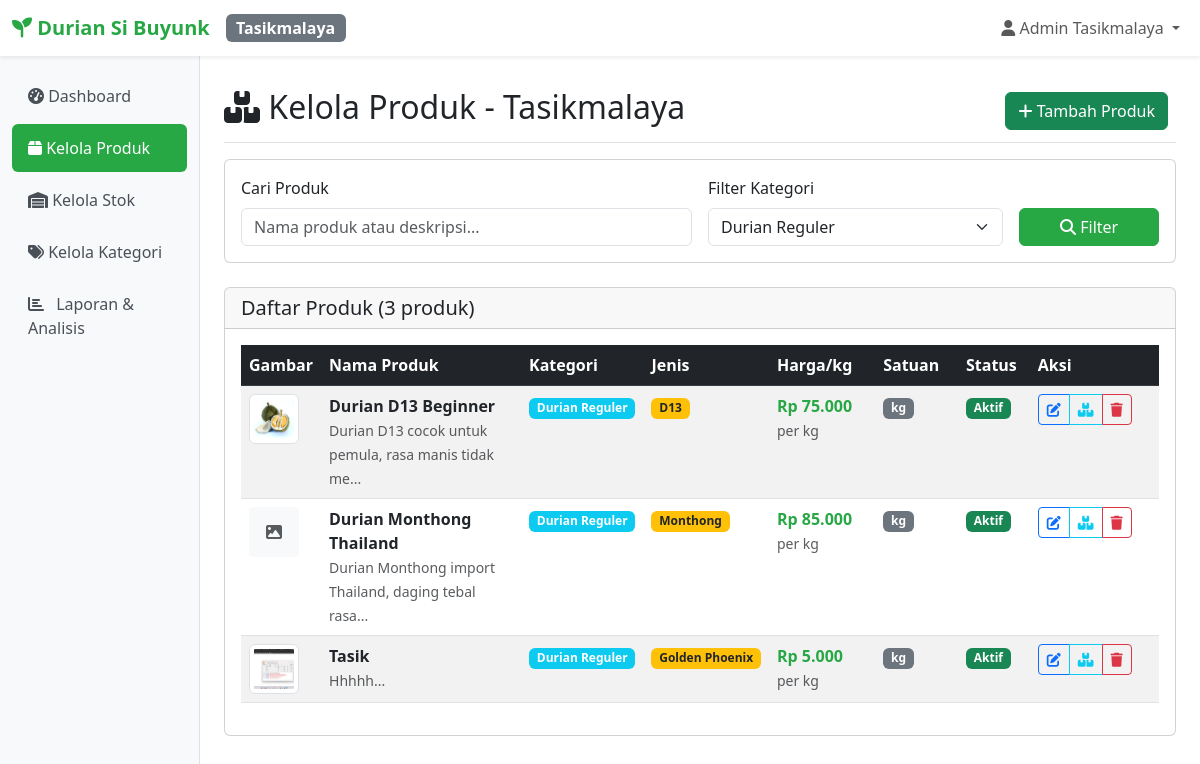
Screenshot of /cabang/tasik/produk/index.php?kategori=2 (signed in) with the database file from the repository.
### tables this page shows
CREATE TABLE `users` (
  `id` int NOT NULL,
  `username` varchar(50) NOT NULL,
  `password` varchar(255) NOT NULL,
  `nama_lengkap` varchar(100) NOT NULL,
  `cabang_id` int NOT NULL,
  `role` enum('admin') DEFAULT 'admin',
  `created_at` timestamp NOT NULL DEFAULT CURRENT_TIMESTAMP,
  `updated_at` timestamp NOT NULL DEFAULT CURRENT_TIMESTAMP ON UPDATE CURRENT_TIMESTAMP
);

CREATE TABLE `cabang` (
  `id` int NOT NULL,
  `nama_cabang` varchar(50) NOT NULL,
  `kode_cabang` varchar(10) NOT NULL,
  `alamat` text,
  `telepon` varchar(20) DEFAULT NULL,
  `created_at` timestamp NOT NULL DEFAULT CURRENT_TIMESTAMP
);

CREATE TABLE `produk` (
  `id` int NOT NULL,
  `nama_produk` varchar(200) NOT NULL,
  `kategori_id` int DEFAULT NULL,
  `jenis_durian_id` int DEFAULT NULL,
  `harga` decimal(12,2) NOT NULL,
  `harga_per_kg` decimal(12,2) DEFAULT '0.00' COMMENT 'Harga per kilogram',
  `stok_tasik` int DEFAULT '0',
  `stok_garut` int DEFAULT '0',
  `total_kg_tasik` decimal(10,3) DEFAULT '0.000' COMMENT 'Total berat stok Tasik dalam kg',
  `total_kg_garut` decimal(10,3) DEFAULT '0.000' COMMENT 'Total berat stok Garut dalam kg',
  `total_pcs_tasik` int DEFAULT '0' COMMENT 'Total pieces Tasik',
  `total_pcs_garut` int DEFAULT '0' COMMENT 'Total pieces Garut',
  `satuan` varchar(20) DEFAULT 'pcs',
  `deskripsi` text,
  `gambar` varchar(255) DEFAULT NULL,
  `status` enum('aktif','nonaktif') DEFAULT 'aktif',
  `created_at` timestamp NOT NULL DEFAULT CURRENT_TIMESTAMP,
  `updated_at` timestamp NOT NULL DEFAULT CURRENT_TIMESTAMP ON UPDATE CURRENT_TIMESTAMP
);

CREATE TABLE `kategori` (
  `id` int NOT NULL,
  `nama_kategori` varchar(100) NOT NULL,
  `deskripsi` text,
  `created_at` timestamp NOT NULL DEFAULT CURRENT_TIMESTAMP
);

CREATE TABLE `jenis_durian` (
  `id` int NOT NULL,
  `nama_jenis` varchar(100) NOT NULL,
  `deskripsi` text,
  `created_at` timestamp NOT NULL DEFAULT CURRENT_TIMESTAMP
);

### includes/auth.php (called while the page is built, shortened)
<?php
require_once __DIR__ . '/../config/config.php';
function getCurrentUser() {
    try {
        $pdo = getConnection();
        $stmt = $pdo->prepare("SELECT u.*, c.nama_cabang, c.kode_cabang
                              FROM users u
                              JOIN cabang c ON u.cabang_id = c.id
                              WHERE u.id = ?");
        $stmt->execute([$_SESSION['user_id']]);
        return $stmt->fetch();
    } catch (Exception $e) {
        return null;
    }
}
?>

### includes/functions.php (called while the page is built, shortened)
<?php
require_once __DIR__ . '/../config/config.php';
function getCategories() {
    try {
        $pdo = getConnection();
        $stmt = $pdo->query("SELECT * FROM kategori ORDER BY nama_kategori");
        return $stmt->fetchAll();
    } catch (Exception $e) {
        return [];
    }
}
function getProducts($cabang_id = null, $kategori_id = null, $search = null) {
    try {
        $pdo = getConnection();
        $sql = "SELECT p.*, k.nama_kategori, jd.nama_jenis,
                CASE
                    WHEN ? = 1 THEN p.stok_tasik
                    WHEN ? = 2 THEN p.stok_garut
                    ELSE (p.stok_tasik + p.stok_garut)
                END as stok
                FROM produk p
                LEFT JOIN kategori k ON p.kategori_id = k.id
                LEFT JOIN jenis_durian jd ON p.jenis_durian_id = jd.id
                WHERE p.status = 'aktif'";
        $params = [$cabang_id, $cabang_id];
        if ($kategori_id) {
            $sql .= " AND p.kategori_id = ?";
            $params[] = $kategori_id;
        }
        $sql .= " ORDER BY p.nama_produk";
        $stmt = $pdo->prepare($sql);
        $stmt->execute($params);
        return $stmt->fetchAll();
    } catch (Exception $e) {
        return [];
    }
}
function getImagePath($imageName, $branch = null) {
    if (!$imageName) return null;
    if (strpos($imageName, '/') !== false) {
        $path = "public/assets/images/products/" . $imageName;
    }
    return $path;
}
?>

### config/config.php (called while the page is built, shortened)
<?php
function formatRupiah($amount) {
    return 'Rp ' . number_format($amount, 0, ',', '.');
}
?>

### cabang/tasik/produk/index.php (the view, shortened to what this page needs)
<?php
require_once __DIR__ . '/../../../includes/auth.php';
require_once __DIR__ . '/../../../includes/functions.php';
$kategori_id = isset($_GET['kategori']) ? (int)$_GET['kategori'] : null;
$search = isset($_GET['search']) ? sanitize($_GET['search']) : null;
$categories = getCategories();
$products = getProducts(CABANG_TASIK, $kategori_id, $search);
include __DIR__ . '/../../../includes/header.php';
?>
<div class="d-flex justify-content-between flex-wrap flex-md-nowrap align-items-center pt-3 pb-2 mb-3 border-bottom">
    <h1 class="h2"><i class="fas fa-boxes"></i> Kelola Produk - Tasikmalaya</h1>
    <div class="btn-toolbar mb-2 mb-md-0">
        <div class="btn-group me-2">
            <a href="tambah.php" class="btn btn-success">
                <i class="fas fa-plus"></i> Tambah Produk
            </a>
        </div>
    </div>
</div>
<div class="card mb-4">
    <div class="card-body">
        <form method="GET" class="row g-3">
            <div class="col-md-6">
                <label for="search" class="form-label">Cari Produk</label>
                <input type="text" class="form-control" id="search" name="search"
                    placeholder="Nama produk atau deskripsi..."
                    value="<?= htmlspecialchars($search ?? '') ?>">
            </div>
            <div class="col-md-4">
                <label for="kategori" class="form-label">Filter Kategori</label>
                <select class="form-select" id="kategori" name="kategori">
                    <?php foreach ($categories as $category): ?>
                        <option value="<?= $category['id'] ?>" <?= $kategori_id == $category['id'] ? 'selected' : '' ?>>
                            <?= htmlspecialchars($category['nama_kategori']) ?>
                        </option>
                    <?php endforeach; ?>
                </select>
            </div>
            <div class="col-md-2">
                <label class="form-label">&nbsp;</label>
                <div class="d-grid">
                    <button type="submit" class="btn btn-primary">
                        <i class="fas fa-search"></i> Filter
                    </button>
                </div>
            </div>
        </form>
    </div>
</div>
<div class="card">
    <div class="card-header">
        <h5 class="mb-0">Daftar Produk (<?= count($products) ?> produk)</h5>
    </div>
    <div class="card-body">
        <?php if (empty($products)): ?>
            <div class="text-center py-5">
                <i class="fas fa-box-open" style="font-size: 4rem; color: #6c757d;"></i>
                <h4 class="mt-3 text-muted">Tidak ada produk ditemukan</h4>
                <p class="text-muted">Belum ada produk atau coba ubah filter pencarian</p>
                <a href="tambah.php" class="btn btn-success">
                    <i class="fas fa-plus"></i> Tambah Produk Pertama
                </a>
            </div>
        <?php else: ?>
            <div class="d-none d-md-block">
                <div class="table-responsive">
                    <table class="table table-striped table-hover">
                        <thead class="table-dark">
                            <tr>
                                <th style="width: 60px;">Gambar</th>
                                <th style="min-width: 200px;">Nama Produk</th>
                                <th style="width: 120px;">Kategori</th>
                                <th style="width: 120px;">Jenis</th>
                                <th style="width: 130px;">Harga/kg</th>
                                <th style="width: 100px;">Satuan</th>
                                <th style="width: 80px;">Status</th>
                                <th style="width: 160px;">Aksi</th>
                            </tr>
                        </thead>
                        <tbody>
                            <?php foreach ($products as $product): ?>
                                <tr>
                                    <td>
                                        <?php
                                        $imagePath = getImagePath($product['gambar']);
                                        if ($imagePath && file_exists("../../../" . $imagePath)): ?>
                                            <img src="../../../<?= $imagePath ?>?v=<?= time() ?>"
                                                class="img-thumbnail" style="width: 50px; height: 50px; object-fit: cover;">
                                        <?php else: ?>
                                            <div class="bg-light d-flex align-items-center justify-content-center"
                                                style="width: 50px; height: 50px; border-radius: 4px;">
                                                <i class="fas fa-image text-muted"></i>
                                            </div>
                                        <?php endif; ?>
                                    </td>
                                    <td>
                                        <strong><?= htmlspecialchars($product['nama_produk']) ?></strong>
                                        <?php if ($product['deskripsi']): ?>
                                            <br><small class="text-muted"><?= htmlspecialchars(substr($product['deskripsi'], 0, 50)) ?>...</small>
                                        <?php endif; ?>
                                    </td>
                                    <td>
                                        <?php if ($product['nama_kategori']): ?>
                                            <span class="badge bg-info"><?= htmlspecialchars($product['nama_kategori']) ?></span>
                                        <?php else: ?>
                                            <span class="text-muted">-</span>
                                        <?php endif; ?>
                                    </td>
                                    <td>
                                        <?php if ($product['nama_jenis']): ?>
                                            <span class="badge bg-warning text-dark"><?= htmlspecialchars($product['nama_jenis']) ?></span>
                                        <?php else: ?>
                                            <span class="text-muted">-</span>
                                        <?php endif; ?>
                                    </td>
                                    <td>
                                        <?php if ($product['harga_per_kg']): ?>
                                            <span class="text-primary fw-bold"><?= formatRupiah($product['harga_per_kg']) ?></span>
                                            <br><small class="text-muted">per kg</small>
                                        <?php else: ?>
                                            <span class="text-muted">-</span>
                                        <?php endif; ?>
                                    </td>
                                    <td>
                                        <span class="badge bg-secondary"><?= htmlspecialchars($product['satuan'] ?: 'kg') ?></span>
                                    </td>
                                    <td>
                                        <span class="badge bg-success">Aktif</span>
                                    </td>
                                    <td>
                                        <div class="btn-group btn-group-sm">
                                            <a href="edit.php?id=<?= $product['id'] ?>" class="btn btn-outline-primary" title="Edit">
                                                <i class="fas fa-edit"></i>
                                            </a>
                                            <a href="../manajemen-stok/index.php" class="btn btn-outline-info" title="Kelola Stok">
                                                <i class="fas fa-boxes"></i>
                                            </a>
                                            <a href="hapus.php?id=<?= $product['id'] ?>" class="btn btn-outline-danger"
                                                onclick="return confirm('Yakin ingin menghapus produk ini?')" title="Hapus">
                                                <i class="fas fa-trash"></i>
                                            </a>
                                        </div>
                                    </td>
                                </tr>
                            <?php endforeach; ?>
                        </tbody>
                    </table>
                </div>
            <?php endif; ?>
    </div>
</div>
</main>
</div>
</div>
</body>
</html>

### includes/header.php (shortened to what this page needs)
<?php
require_once __DIR__ . '/../config/config.php';
require_once __DIR__ . '/auth.php';
$currentUser = getCurrentUser();
$branchName = $currentUser ? $currentUser['nama_cabang'] : '';
?>
<!DOCTYPE html>
<html lang="id">
<head>
    <link href="https://cdn.jsdelivr.net/npm/bootstrap@5.3.0/dist/css/bootstrap.min.css" rel="stylesheet">
    <link href="https://cdnjs.cloudflare.com/ajax/libs/font-awesome/6.4.0/css/all.min.css" rel="stylesheet">
</head>
<body>
    <nav class="navbar navbar-expand-lg navbar-light bg-white shadow-sm">
        <div class="container-fluid">
            <a class="navbar-brand" href="dashboard.php">
                <i class="fas fa-seedling"></i> <?= APP_NAME ?>
            </a>
            <span class="badge bg-secondary fs-6"><?= $branchName ?></span>
            <div class="navbar-nav ms-auto">
                <div class="nav-item dropdown">
                    <a class="nav-link dropdown-toggle" href="#" id="navbarDropdown" role="button" data-bs-toggle="dropdown">
                        <i class="fas fa-user"></i> <?= $currentUser['nama_lengkap'] ?? 'User' ?>
                    </a>
                </div>
            </div>
        </div>
    </nav>
    <div class="container-fluid">
        <div class="row">
            <nav class="col-md-3 col-lg-2 d-md-block sidebar">
                <div class="position-sticky pt-3">
                    <ul class="nav flex-column">
                        <li class="nav-item">
                            <a class="nav-link <?= basename($_SERVER['PHP_SELF']) == 'dashboard.php' ? 'active' : '' ?>" href="../dashboard.php">
                                <i class="fas fa-tachometer-alt"></i> Dashboard
                            </a>
                        </li>
                        <li class="nav-item">
                            <a class="nav-link <?= strpos($_SERVER['PHP_SELF'], '/produk/') !== false ? 'active' : '' ?>" href="../produk/">
                                <i class="fas fa-box"></i> Kelola Produk
                            </a>
                        </li>
                        <li class="nav-item">
                            <a class="nav-link <?= strpos($_SERVER['PHP_SELF'], '/manajemen-stok/') !== false ? 'active' : '' ?>" href="../manajemen-stok/">
                                <i class="fas fa-warehouse"></i> Kelola Stok
                            </a>
                        </li>
                        <li class="nav-item">
                            <a class="nav-link <?= strpos($_SERVER['PHP_SELF'], '/kategori/') !== false ? 'active' : '' ?>" href="../kategori/">
                                <i class="fas fa-tags"></i> Kelola Kategori
                            </a>
                        </li>
                        <li class="nav-item">
                            <a class="nav-link <?= strpos($_SERVER['PHP_SELF'], '/laporan/') !== false ? 'active' : '' ?>" href="../laporan/">
                                <i class="fas fa-chart-bar me-2"></i>
                                Laporan & Analisis
                            </a>
                        </li>
                    </ul>
                </div>
            </nav>
            <main class="col-md-9 ms-sm-auto col-lg-10 px-md-4">
                <div class="pt-3">

### rows the page displays
users: cabang.nama_cabang "Tasikmalaya", nama_lengkap "Admin Tasikmalaya"
produk: gambar (picture), nama_produk "Durian D13 Beginner", deskripsi "Durian D13 cocok untuk pemula, rasa manis tidak me", kategori.nama_kategori "Durian Reguler", jenis_durian.nama_jenis "D13", harga_per_kg "Rp 75.000", satuan "kg"
produk: nama_produk "Durian Monthong Thailand", deskripsi "Durian Monthong import Thailand, daging tebal rasa", kategori.nama_kategori "Durian Reguler", jenis_durian.nama_jenis "Monthong", harga_per_kg "Rp 85.000", satuan "kg"
produk: gambar (picture), nama_produk "Tasik", deskripsi "Hhhhh", kategori.nama_kategori "Durian Reguler", jenis_durian.nama_jenis "Golden Phoenix", harga_per_kg "Rp 5.000", satuan "kg"

### other values shown
APP_NAME "Durian Si Buyunk"
count($products) "3"
form field kategori "Durian Reguler"
